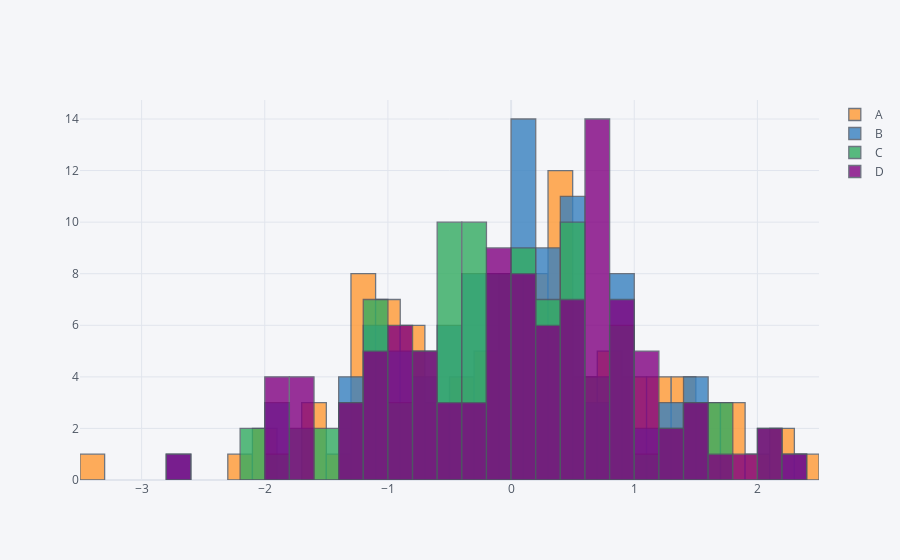

This figure's notebook cell:
### Code cell
df.iplot(kind='hist', bins=30)
